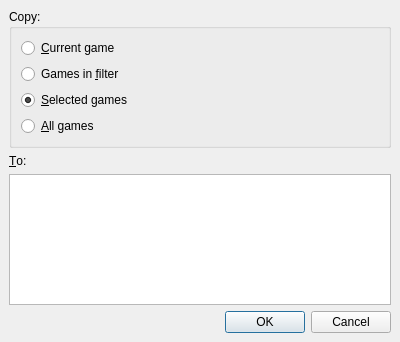
<?xml version="1.0" encoding="UTF-8"?>
<ui version="4.0">
 <class>CopyDialog</class>
 <widget class="QDialog" name="CopyDialog">
  <property name="geometry">
   <rect>
    <x>0</x>
    <y>0</y>
    <width>400</width>
    <height>342</height>
   </rect>
  </property>
  <property name="windowTitle">
   <string>Copy Games</string>
  </property>
  <layout class="QGridLayout">
   <property name="leftMargin">
    <number>9</number>
   </property>
   <property name="topMargin">
    <number>9</number>
   </property>
   <property name="rightMargin">
    <number>9</number>
   </property>
   <property name="bottomMargin">
    <number>9</number>
   </property>
   <property name="spacing">
    <number>6</number>
   </property>
   <item row="0" column="0">
    <widget class="QGroupBox" name="groupBox">
     <property name="title">
      <string>Copy:</string>
     </property>
     <layout class="QVBoxLayout">
      <property name="spacing">
       <number>6</number>
      </property>
      <property name="leftMargin">
       <number>9</number>
      </property>
      <property name="topMargin">
       <number>9</number>
      </property>
      <property name="rightMargin">
       <number>9</number>
      </property>
      <property name="bottomMargin">
       <number>9</number>
      </property>
      <item>
       <widget class="QRadioButton" name="singleButton">
        <property name="text">
         <string>&amp;Current game</string>
        </property>
       </widget>
      </item>
      <item>
       <widget class="QRadioButton" name="filterButton">
        <property name="text">
         <string>Games in &amp;filter</string>
        </property>
        <property name="checked">
         <bool>false</bool>
        </property>
       </widget>
      </item>
      <item>
       <widget class="QRadioButton" name="selectedButton">
        <property name="text">
         <string>&amp;Selected games</string>
        </property>
        <property name="checked">
         <bool>true</bool>
        </property>
       </widget>
      </item>
      <item>
       <widget class="QRadioButton" name="allButton">
        <property name="text">
         <string>&amp;All games</string>
        </property>
       </widget>
      </item>
     </layout>
    </widget>
   </item>
   <item row="1" column="0">
    <widget class="QLabel" name="label">
     <property name="text">
      <string>&amp;To:</string>
     </property>
     <property name="buddy">
      <cstring>databaseList</cstring>
     </property>
    </widget>
   </item>
   <item row="2" column="0">
    <widget class="QListWidget" name="databaseList"/>
   </item>
   <item row="3" column="0">
    <widget class="QDialogButtonBox" name="buttonBox">
     <property name="orientation">
      <enum>Qt::Horizontal</enum>
     </property>
     <property name="standardButtons">
      <set>QDialogButtonBox::Cancel|QDialogButtonBox::Ok</set>
     </property>
    </widget>
   </item>
  </layout>
 </widget>
 <tabstops>
  <tabstop>singleButton</tabstop>
  <tabstop>filterButton</tabstop>
  <tabstop>allButton</tabstop>
  <tabstop>databaseList</tabstop>
  <tabstop>buttonBox</tabstop>
 </tabstops>
 <resources/>
 <connections>
  <connection>
   <sender>buttonBox</sender>
   <signal>accepted()</signal>
   <receiver>CopyDialog</receiver>
   <slot>accept()</slot>
   <hints>
    <hint type="sourcelabel">
     <x>248</x>
     <y>254</y>
    </hint>
    <hint type="destinationlabel">
     <x>157</x>
     <y>274</y>
    </hint>
   </hints>
  </connection>
  <connection>
   <sender>buttonBox</sender>
   <signal>rejected()</signal>
   <receiver>CopyDialog</receiver>
   <slot>reject()</slot>
   <hints>
    <hint type="sourcelabel">
     <x>316</x>
     <y>260</y>
    </hint>
    <hint type="destinationlabel">
     <x>286</x>
     <y>274</y>
    </hint>
   </hints>
  </connection>
 </connections>
</ui>
